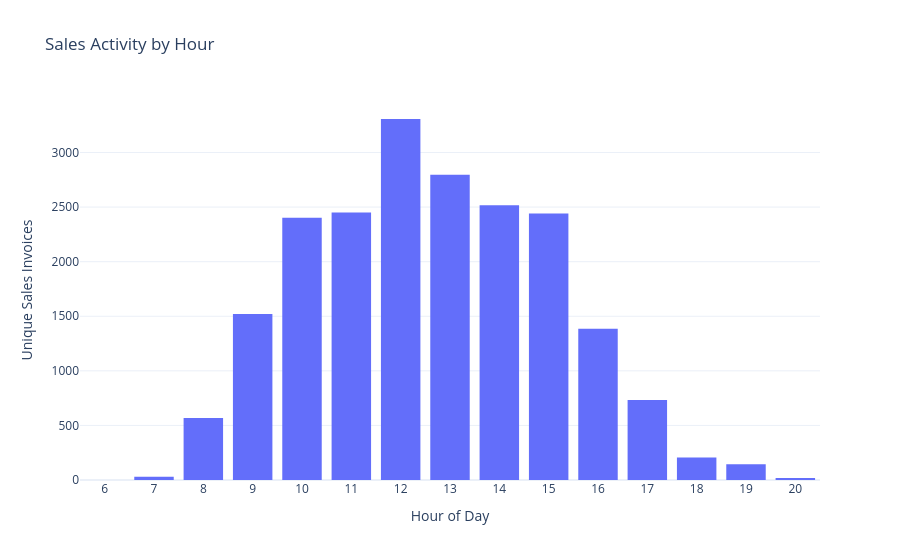

The cell this chart's notebook holds for it:
### Markdown cell above
### 7.2 Sales Activity by Hour

**Business question:** At which hours is buying activity the highest?  
The result can help us understand peak times and plan customer service and operations.

### Code cell
hourly_eda = (
    eda_sales.groupby("Hour")
    .agg(
        Sales_Invoices=("InvoiceNo", "nunique"),
        Transactions=("InvoiceNo", "size"),
        Revenue=("TotalLineRevenue", "sum")
    )
    .reset_index()
    .sort_values("Hour")
)

fig = px.bar(
    hourly_eda, x="Hour", y="Sales_Invoices",
    hover_data=["Transactions", "Revenue"],
    title="Sales Activity by Hour",
    labels={"Sales_Invoices": "Unique Sales Invoices", "Hour": "Hour of Day"},
    template="plotly_white"
)
fig.update_traces(marker_line_width=0)
fig.update_xaxes(dtick=1)
fig.show()

### Figure 1 — Plotly figure (JSON) as saved in the notebook; plotly's stock layout.template omitted (floating-point values rounded to 4 significant figures)
{"data": [{"customdata": [[1.0, 4.25], [375.0, 30470.0], [8742.0, 279600.0], [33550.0, 964700.0], [47580.0, 1415000.0], [56090.0, 1210000.0], [76970.0, 1436000.0], [70800.0, 1241000.0], [65990.0, 1151000.0], [76050.0, 1315000.0], [53220.0, 724300.0], [27530.0, 449400.0], [7698.0, 141200.0], [3511.0, 49570.0], [801.0, 18930.0]], "hovertemplate": "Hour of Day=%{x}<br>Unique Sales Invoices=%{y}<br>Transactions=%{customdata[0]}<br>Revenue=%{customdata[1]}<extra></extra>", "legendgroup": "", "marker": {"color": "#636efa", "line": {"width": 0}, "pattern": {"shape": ""}}, "name": "", "orientation": "v", "showlegend": false, "textposition": "auto", "type": "bar", "x": [6, 7, 8, 9, 10, 11, 12, 13, 14, 15, 16, 17, 18, 19, 20], "xaxis": "x", "y": [1, 29, 567, 1521, 2403, 2450, 3307, 2796, 2518, 2442, 1385, 733, 207, 145, 18], "yaxis": "y"}], "layout": {"barmode": "relative", "legend": {"tracegroupgap": 0}, "title": {"text": "Sales Activity by Hour"}, "xaxis": {"anchor": "y", "domain": [0, 1], "dtick": 1, "title": {"text": "Hour of Day"}}, "yaxis": {"anchor": "x", "domain": [0, 1], "title": {"text": "Unique Sales Invoices"}}}}
